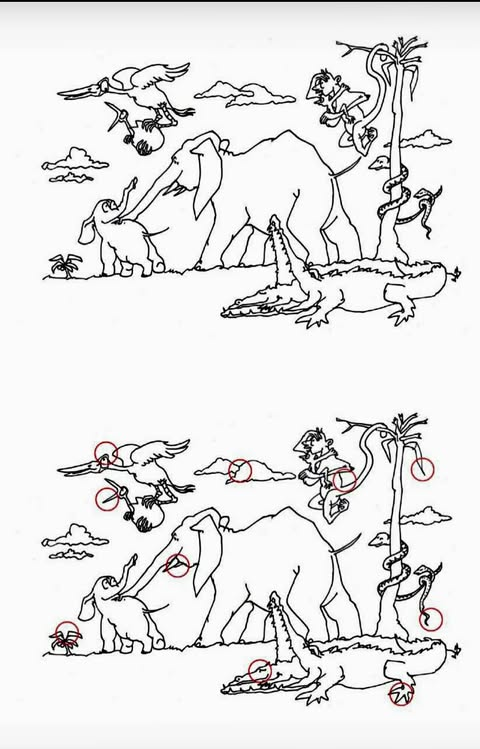
#> input picture spot_the_difference/correct_answers/answer_01.jpg, 480 x 749 px, found by its file name
$ python inspect_ans1_contents.py
#> lines starting #> are read from the running program, lines starting #| are printed output that depends on the picture; pictures that were not available may be replaced by others from this repository, and a replacement may not be noted
import cv2
import os

img_ans = cv2.imread("correct_answers/answer_01.jpg", cv2.IMREAD_GRAYSCALE)
#> img_ans: shape (749, 480); min 0, max 255, mean 229.5
if img_ans is None:
    print("Could not read correct_answers/answer_01.jpg")
    exit()

sift = cv2.SIFT_create()
kp_a, des_a = sift.detectAndCompute(img_ans, None)
#> kp_a = 1855 keypoints; strongest (x, y, size): (143, 652, 3.1), (143, 275, 3), (368, 96, 3), (278, 297, 3)

best_matches = 0
best_file = None

# Check validation_dataset
for folder in ["validation_dataset", "puzzles"]:
    for f in os.listdir(folder):
        if not f.endswith((".png", ".jpg")):
            continue
        p = os.path.join(folder, f)
        img_puz = cv2.imread(p, cv2.IMREAD_GRAYSCALE)
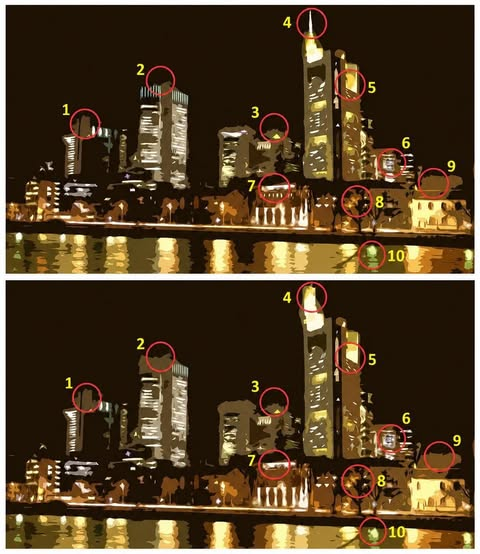
#> input picture spot_the_difference/correct_answers/answer_02.jpg, 480 x 554 px, given as the content of the folder validation_dataset, which was not available
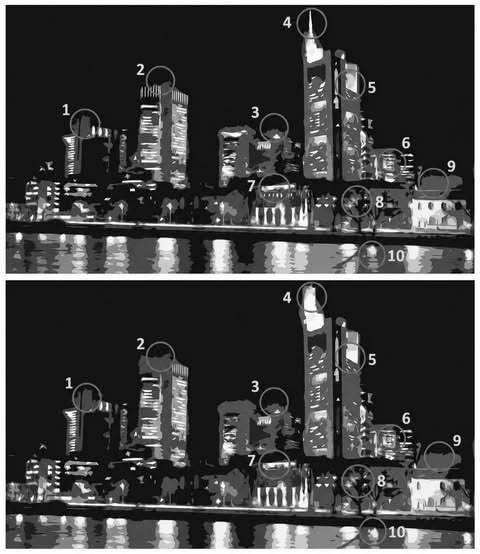
#> img_puz: shape (554, 480); min 0, max 255, mean 65.9
        if img_puz is None:
            continue
        kp_p, des_p = sift.detectAndCompute(img_puz, None)
#> kp_p = 2465 keypoints; strongest (x, y, size): (133, 468, 2.6), (379, 204, 1.8), (133, 190, 2.4), (406, 145, 1.9)
        if des_p is None:
            continue
        bf = cv2.BFMatcher(cv2.NORM_L2, crossCheck=True)
        matches = bf.match(des_a, des_p)
#> matches = 382 matches
        good_matches = [m for m in matches if m.distance < 150]
#> good_matches = []
        print(f"Matches for {f}: {len(good_matches)}")
#| Matches for answer_02.jpg: 0
        if len(good_matches) > best_matches:
            best_matches = len(good_matches)
            best_file = f
#> pass 2 of the loop `for folder in ["validation_dataset", "puzzles"]:`:
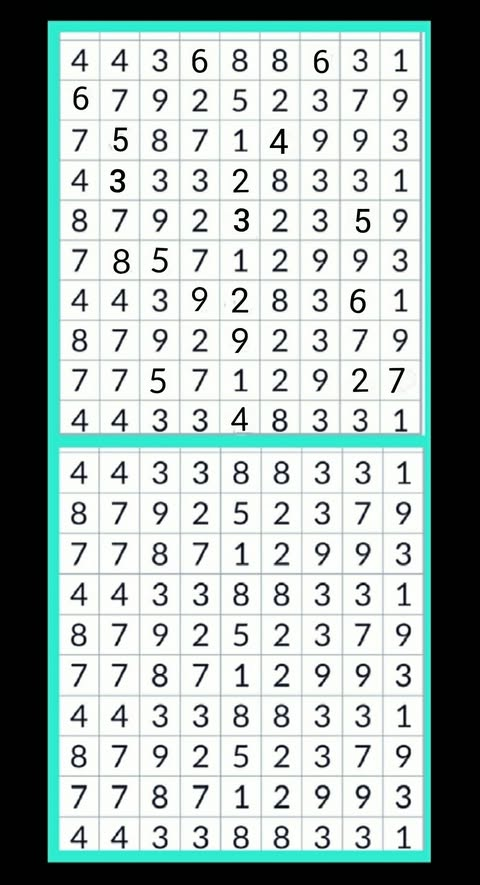
#> input picture spot_the_difference/puzzles/657508906_1990854864882756_6868413732217022383_n.jpg, 480 x 885 px, found by its file name
#> `img_puz = cv2.imread(p, cv2.IMREAD_GRAYSCALE)`:
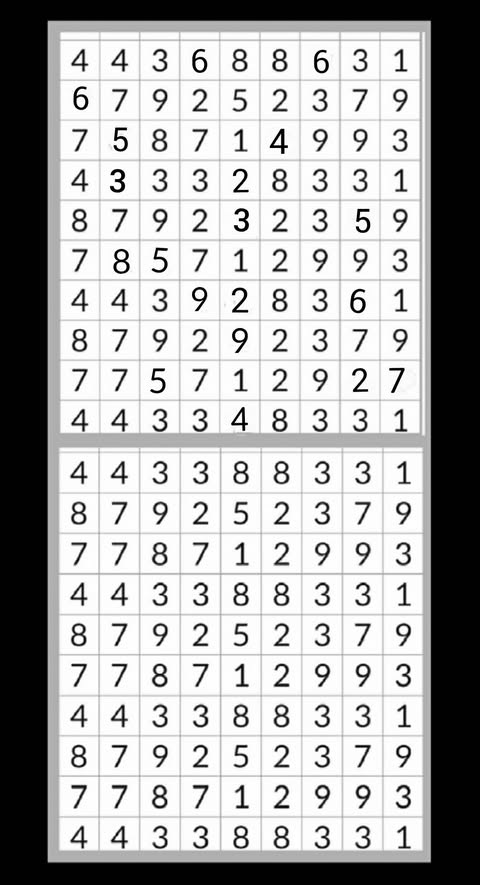
#> img_puz: shape (885, 480); min 0, max 255, mean 170.8
#> kp_p = 3133 keypoints; strongest (x, y, size): (234, 174, 2.5), (112, 188, 3.1), (233, 293, 2.5), (236, 227, 3)
#> matches = 231 matches
#> good_matches = 12 matches
#| Matches for 657508906_1990854864882756_6868413732217022383_n.jpg: 12
#> best_matches = 12

print(f"\nBest match for answer_01.jpg is: {best_file} with {best_matches} SIFT matches")
#| Best match for answer_01.jpg is: 657508906_1990854864882756_6868413732217022383_n.jpg with 12 SIFT matches
